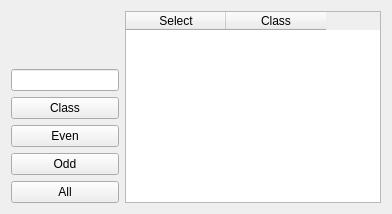
              <widget class="QWidget" name="selectClassTab">
               <layout class="QHBoxLayout" name="horizontalLayout_42">
                <item>
                 <layout class="QVBoxLayout" name="verticalLayout_12">
                  <item>
                   <spacer name="verticalSpacer_3">
                    <property name="orientation">
                     <enum>Qt::Vertical</enum>
                    </property>
                    <property name="sizeHint" stdset="0">
                     <size>
                      <width>20</width>
                      <height>40</height>
                     </size>
                    </property>
                   </spacer>
                  </item>
                  <item>
                   <widget class="QLineEdit" name="selectClassLE">
                    <property name="alignment">
                     <set>Qt::AlignCenter</set>
                    </property>
                   </widget>
                  </item>
                  <item>
                   <widget class="QPushButton" name="selectClassButton">
                    <property name="text">
                     <string>Class</string>
                    </property>
                   </widget>
                  </item>
                  <item>
                   <widget class="QPushButton" name="selectEvenButton">
                    <property name="text">
                     <string>Even</string>
                    </property>
                   </widget>
                  </item>
                  <item>
                   <widget class="QPushButton" name="selectOddButton">
                    <property name="text">
                     <string>Odd</string>
                    </property>
                   </widget>
                  </item>
                  <item>
                   <widget class="QPushButton" name="selectAllButton">
                    <property name="text">
                     <string>All</string>
                    </property>
                   </widget>
                  </item>
                 </layout>
                </item>
                <item>
                 <widget class="QTableWidget" name="selectClassTW">
                  <column>
                   <property name="text">
                    <string>Select</string>
                   </property>
                   <property name="textAlignment">
                    <set>AlignCenter</set>
                   </property>
                  </column>
                  <column>
                   <property name="text">
                    <string>Class</string>
                   </property>
                   <property name="textAlignment">
                    <set>AlignCenter</set>
                   </property>
                  </column>
                 </widget>
                </item>
               </layout>
              </widget>
